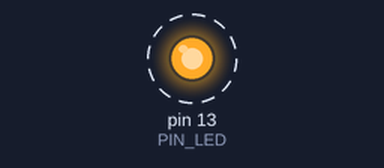
Bench run of a sketch on a simulated Arduino Uno, built with avr-gcc and run on an emulated ATmega328P. Shown: output pins drawn as LEDs (lit = HIGH). Dashed ring = blinking. What the sketch prints to the serial monitor is not drawn.

Above: at 0.5 s.
Timing chart, 0 to 4.6 s (numbered marks = the images above):
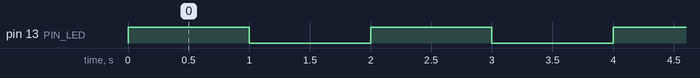

Measured:
- by itself, pin 13 (PIN_LED): alternates HIGH for 1.0 s and LOW for 1.0 s

The sketch:

04_example_3.ino
```cpp
#define PIN_LED 13
unsigned int count, toggle;

void setup() {
  pinMode(PIN_LED, OUTPUT);
  Serial.begin(115200); // Initialize sirial port.
  while (!Serial) {
    ; // wait for serial port to connect.
  }
  Serial.println("Hello World!");
  count = toggle = 0;
  digitalWrite(PIN_LED, toggle); // turn off LED.
}

void loop() {
  Serial.println(++count);
  toggle = toggle_state(toggle); //toggle LED value.
  digitalWrite(PIN_LED, toggle); // update LED status.
  delay(1000); // wait for 1,000 milliseconds.
}

int toggle_state(int toggle) {
  int a = (count%2);
  if (a == 0){
    toggle = 0;
  }
  else {
    toggle = 1;
  }
  return toggle;
}
```
